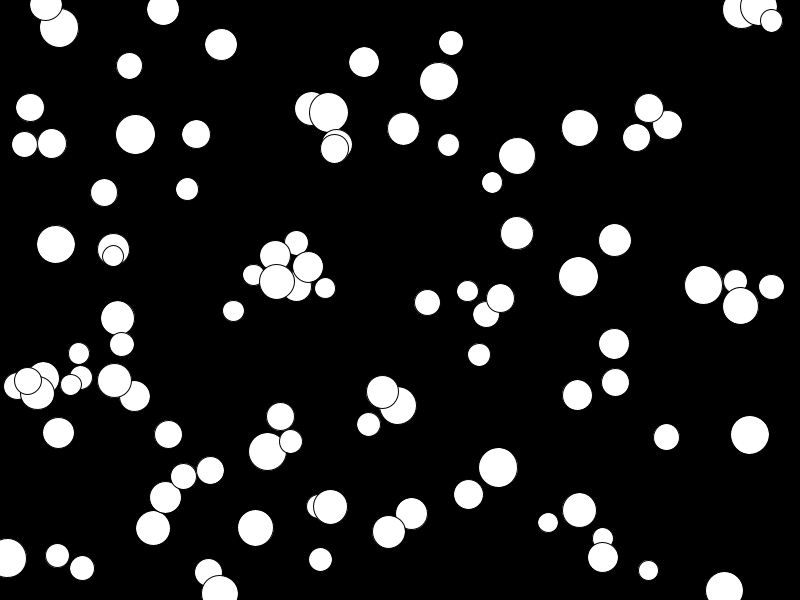
Frame 1 (no input)
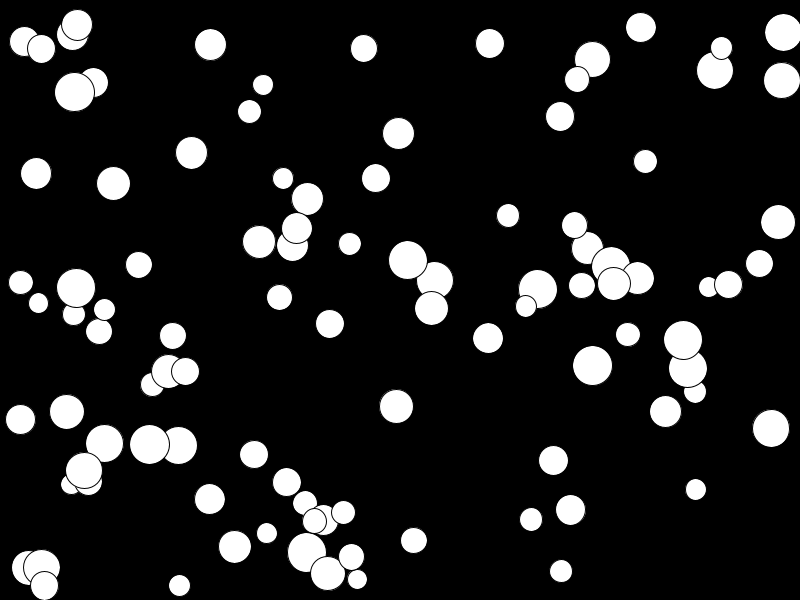
Frame 60 (the mouse pressed at the canvas centre just before this capture)
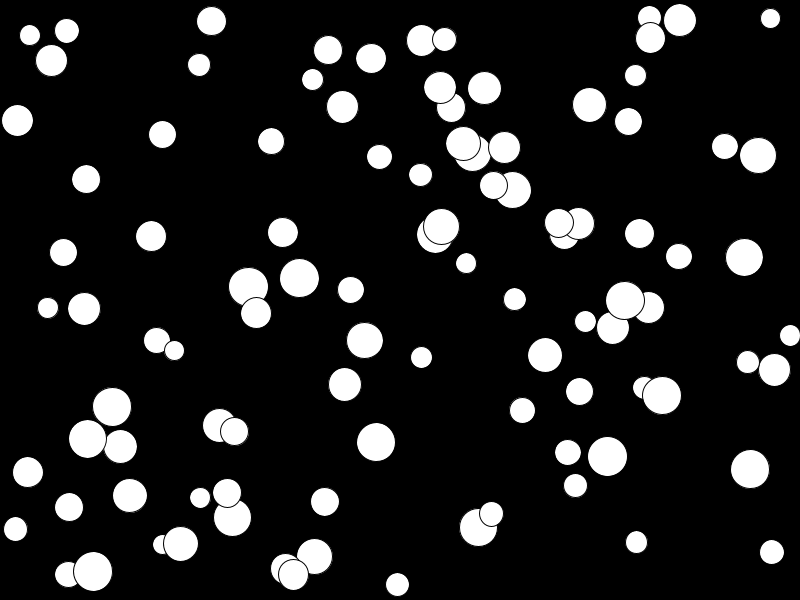
Frame 120 (the mouse held since frame 60 and released just before this capture)

The Processing sketch that drew these frames (run headless with seeded random() and noise(); from frame 60 on, the mouse is pressed at the canvas centre):

// Processing sketch: LotsOfBalls
// ── LotsOfBalls.pde
//declare variables
int count = 100;

float[] x = new float[count];
float[] y = new float[count];
float[] velX = new float[count];
float[] velY = new float[count];
float[] diam = new float[count];

void setup() {
  //set size of canvas
  size(800, 600);
  int i = 0;
  while(i<count) {
    x[i] = random(width); 
    y[i] = random(height);
    velX[i] = random(-5,5);
    velY[i] = random(-5,5);
    diam[i] = random(20,40);
    i++;
  }
}

void draw() {
  //draw background to cover previous frame
  background(0);
  
  int i = 0;
  
  //draw ball
  while(i<count) {
    ellipse(x[i], y[i], diam[i], diam[i]);
  
  //add velocity to position
    x[i] += velX[i];
    y[i] += velY[i];

  //bounce ball if it hits walls
    if (x[i] + diam[i]/2 >= width) {
      velX[i] = -abs(velX[i]);    //if the ball hits the right wall, assign x velocity the negative version of itself
    } else if (x[i] - diam[i]/2 <= 0) {
      velX[i] = abs(velX[i]);     //if the ball hits the left wall, assign x velocity the positive version of itself
    }
    if (y[i] + diam[i]/2 >= height) {
      velY[i] = -abs(velY[i]);
    } else if (y[i] - diam[i]/2 <= 0) {
      velY[i] = abs(velY[i]);
    }
    i++;
  }
  
}
